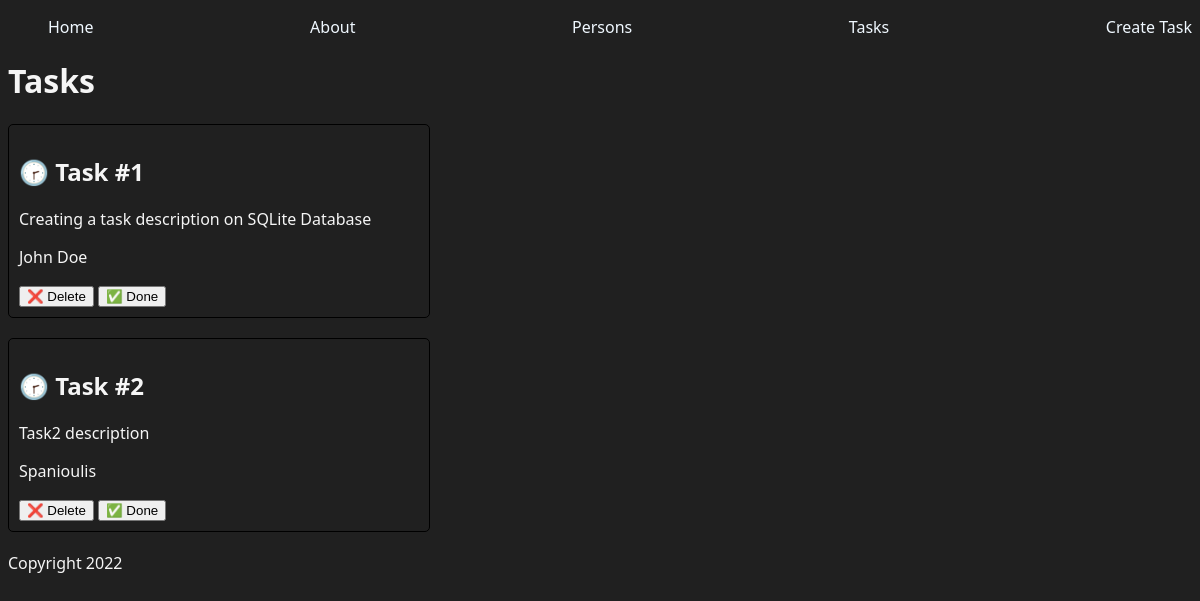
The page /tasks/ on the database as committed earlier.
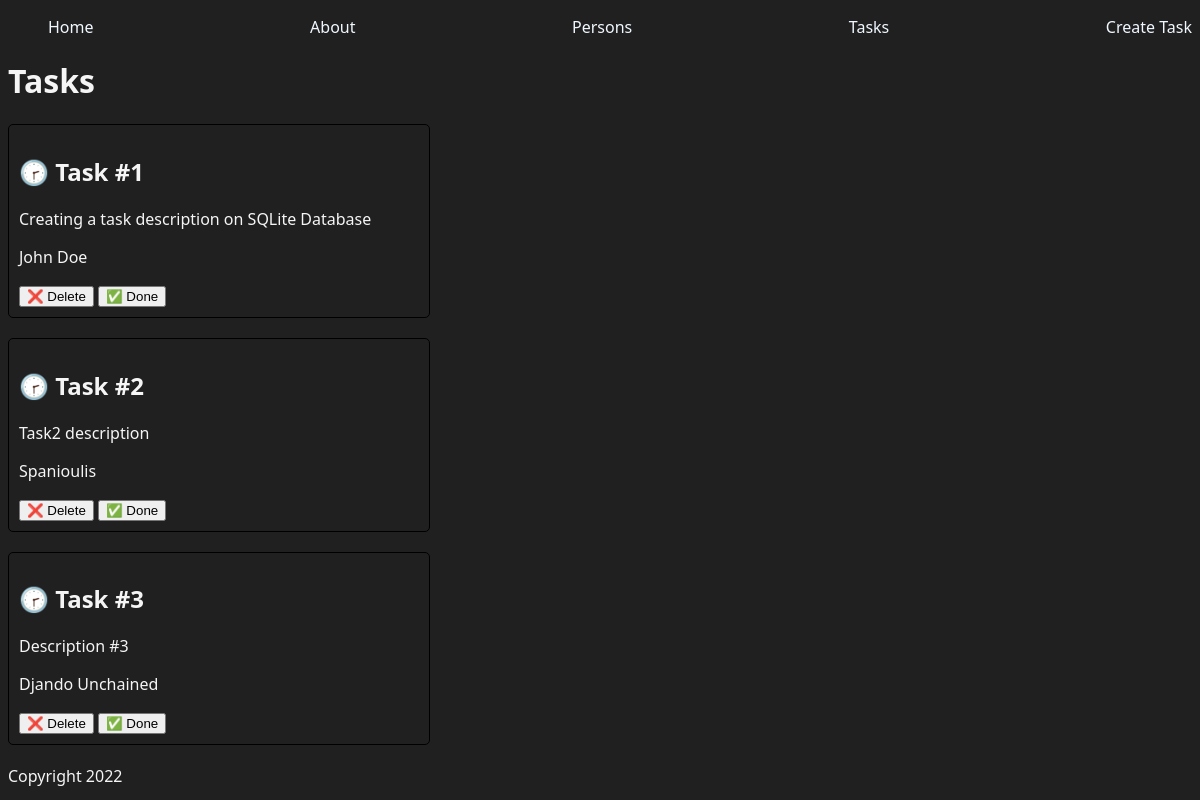
The same page on the database as committed later.
### myapp/models.py (models this page shows, shortened)
class Task(models.Model):
    title = models.CharField(max_length=200)
    description = models.TextField()
    person = models.ForeignKey(Person, on_delete=models.CASCADE)
    done = models.BooleanField(default=False)

class Person(models.Model):
    name = models.CharField(max_length=100)
    age = models.IntegerField()
    gender = models.CharField(max_length=100)

### myapp/views.py (the view)
# urls.py: path('tasks/', views.tasks, name='tasks'),
def tasks(request):
  tasks = Task.objects.all()
  return render(request, 'tasks/tasks.html', {
    'tasks': tasks,
  })

### myapp/templates/tasks/tasks.html (shortened to what this page needs)
{% extends 'layouts/menu.html' %} {% block content %}
<h1>Tasks</h1>
{% for task in tasks %}
<article
	style="
		border: 1px solid black;
		padding: 10px;
		border-radius: 5px;
		width: 400px;
		margin-bottom: 20px;
	"
>
	<h2>{% if task.done == False %} 🕝 {% else %} ✅ {% endif %} {{task.title}}</h2>
	<p>{{task.description}}</p>
	<p>{{task.person.name}}</p>
	<div>
		<button>❌ Delete</button>
		<button>✅ Done</button>
	</div>
</article>
{% endfor %} {% endblock %}

Rows that differ between the two databases and show on the page:
added Task: title "Task #3", description "Description #3", person.name "Djando Unchained"
